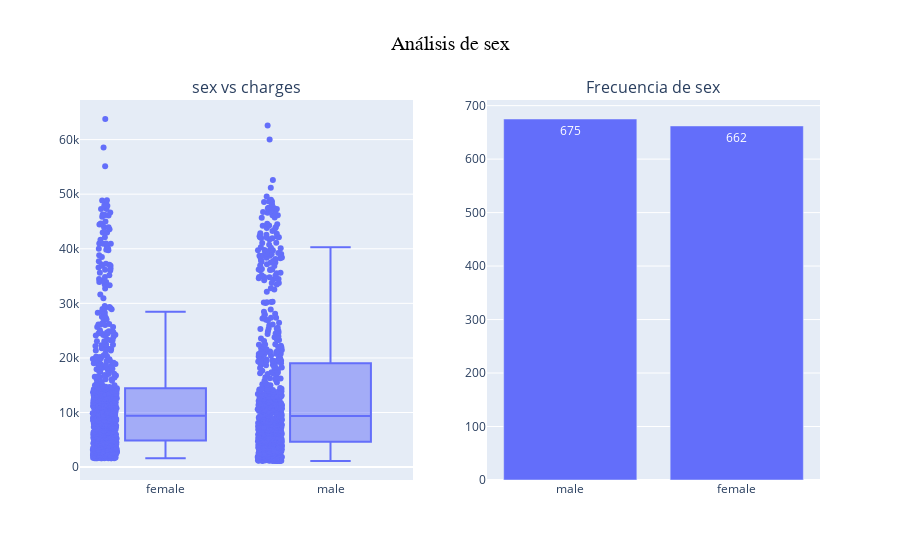
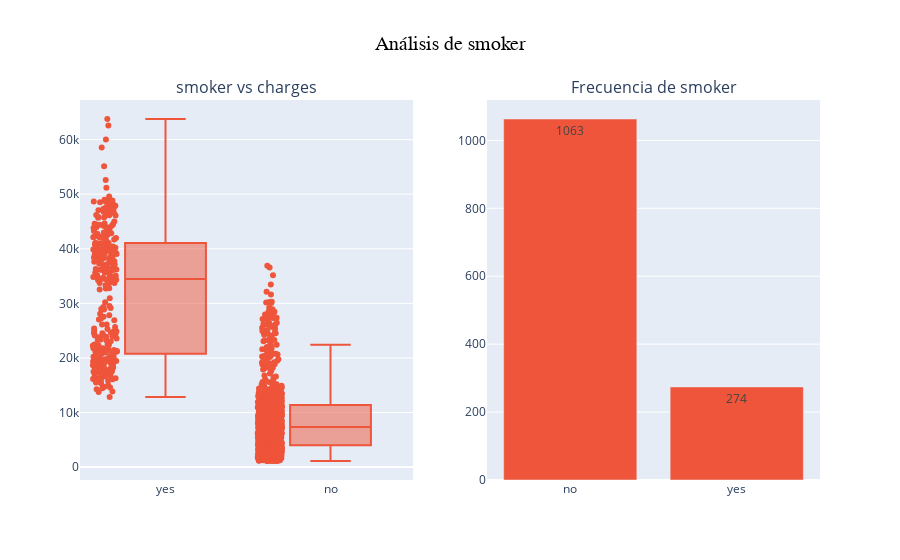
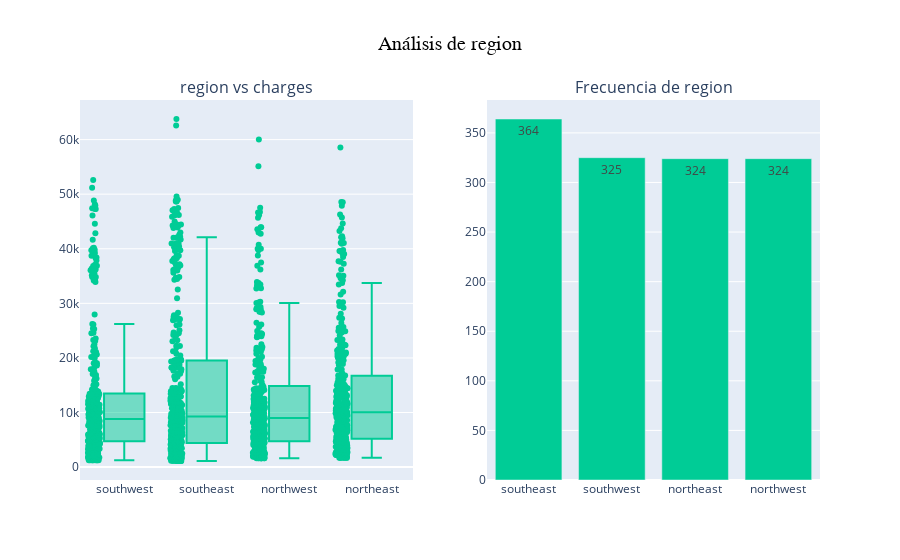

Notebook code for these charts, in order:
### Markdown cell above
Ahora se procede a analizar el comportamiento de las variables categóricas respecto al target `charges`:

### Code cell
for i, col in enumerate(categorical_cols):
    color = colors[i % len(colors)]

    counts = df_regresion[col].value_counts().reset_index()
    counts.columns = [col, "count"]

    fig = make_subplots(rows=1, cols=2, subplot_titles=(f"{col} vs charges", f"Frecuencia de {col}"))

    fig_box = px.box(df_regresion, x=col, y="charges", points="all", color_discrete_sequence=[color])
    for trace in fig_box.data: fig.add_trace(trace, row=1, col=1)

    fig_count = px.bar(counts, x=col, y="count", text="count", color_discrete_sequence=[color])
    for trace in fig_count.data:
        fig.add_trace(trace, row=1, col=2)

    fig.update_layout(title_text=f"Análisis de {col}", title_font=dict(size=20, family="Arial", color="black"), title_x=0.5, showlegend=False)

    fig.show()

### Figure 1 — Plotly figure (JSON) as saved in the notebook; plotly's stock layout.template omitted (floating-point values rounded to 4 significant figures; data arrays with more than 128 entries replaced by an {"elided": "..."} marker saying what was removed)
{"data": [{"alignmentgroup": "True", "boxpoints": "all", "hovertemplate": "sex=%{x}<br>charges=%{y}<extra></extra>", "legendgroup": "", "marker": {"color": "#636EFA"}, "name": "", "notched": false, "offsetgroup": "", "orientation": "v", "showlegend": false, "type": "box", "x": {"elided": "1337 str values"}, "x0": " ", "xaxis": "x", "y": {"elided": "1337 float values"}, "y0": " ", "yaxis": "y"}, {"alignmentgroup": "True", "hovertemplate": "sex=%{x}<br>count=%{text}<extra></extra>", "legendgroup": "", "marker": {"color": "#636EFA", "pattern": {"shape": ""}}, "name": "", "offsetgroup": "", "orientation": "v", "showlegend": false, "text": [675, 662], "textposition": "auto", "type": "bar", "x": ["male", "female"], "xaxis": "x2", "y": [675, 662], "yaxis": "y2"}], "layout": {"annotations": [{"font": {"size": 16}, "showarrow": false, "text": "sex vs charges", "x": 0.225, "xanchor": "center", "xref": "paper", "y": 1, "yanchor": "bottom", "yref": "paper"}, {"font": {"size": 16}, "showarrow": false, "text": "Frecuencia de sex", "x": 0.775, "xanchor": "center", "xref": "paper", "y": 1, "yanchor": "bottom", "yref": "paper"}], "showlegend": false, "title": {"font": {"color": "black", "family": "Arial", "size": 20}, "text": "Análisis de sex", "x": 0.5}, "xaxis": {"anchor": "y", "domain": [0, 0.45]}, "xaxis2": {"anchor": "y2", "domain": [0.55, 1]}, "yaxis": {"anchor": "x", "domain": [0, 1]}, "yaxis2": {"anchor": "x2", "domain": [0, 1]}}}

### Figure 2 — Plotly figure (JSON) as saved in the notebook; plotly's stock layout.template omitted (floating-point values rounded to 4 significant figures; data arrays with more than 128 entries replaced by an {"elided": "..."} marker saying what was removed)
{"data": [{"alignmentgroup": "True", "boxpoints": "all", "hovertemplate": "smoker=%{x}<br>charges=%{y}<extra></extra>", "legendgroup": "", "marker": {"color": "#EF553B"}, "name": "", "notched": false, "offsetgroup": "", "orientation": "v", "showlegend": false, "type": "box", "x": {"elided": "1337 str values"}, "x0": " ", "xaxis": "x", "y": {"elided": "1337 float values"}, "y0": " ", "yaxis": "y"}, {"alignmentgroup": "True", "hovertemplate": "smoker=%{x}<br>count=%{text}<extra></extra>", "legendgroup": "", "marker": {"color": "#EF553B", "pattern": {"shape": ""}}, "name": "", "offsetgroup": "", "orientation": "v", "showlegend": false, "text": [1063, 274], "textposition": "auto", "type": "bar", "x": ["no", "yes"], "xaxis": "x2", "y": [1063, 274], "yaxis": "y2"}], "layout": {"annotations": [{"font": {"size": 16}, "showarrow": false, "text": "smoker vs charges", "x": 0.225, "xanchor": "center", "xref": "paper", "y": 1, "yanchor": "bottom", "yref": "paper"}, {"font": {"size": 16}, "showarrow": false, "text": "Frecuencia de smoker", "x": 0.775, "xanchor": "center", "xref": "paper", "y": 1, "yanchor": "bottom", "yref": "paper"}], "showlegend": false, "title": {"font": {"color": "black", "family": "Arial", "size": 20}, "text": "Análisis de smoker", "x": 0.5}, "xaxis": {"anchor": "y", "domain": [0, 0.45]}, "xaxis2": {"anchor": "y2", "domain": [0.55, 1]}, "yaxis": {"anchor": "x", "domain": [0, 1]}, "yaxis2": {"anchor": "x2", "domain": [0, 1]}}}

### Figure 3 — Plotly figure (JSON) as saved in the notebook; plotly's stock layout.template omitted (floating-point values rounded to 4 significant figures; data arrays with more than 128 entries replaced by an {"elided": "..."} marker saying what was removed)
{"data": [{"alignmentgroup": "True", "boxpoints": "all", "hovertemplate": "region=%{x}<br>charges=%{y}<extra></extra>", "legendgroup": "", "marker": {"color": "#00CC96"}, "name": "", "notched": false, "offsetgroup": "", "orientation": "v", "showlegend": false, "type": "box", "x": {"elided": "1337 str values"}, "x0": " ", "xaxis": "x", "y": {"elided": "1337 float values"}, "y0": " ", "yaxis": "y"}, {"alignmentgroup": "True", "hovertemplate": "region=%{x}<br>count=%{text}<extra></extra>", "legendgroup": "", "marker": {"color": "#00CC96", "pattern": {"shape": ""}}, "name": "", "offsetgroup": "", "orientation": "v", "showlegend": false, "text": [364, 325, 324, 324], "textposition": "auto", "type": "bar", "x": ["southeast", "southwest", "northeast", "northwest"], "xaxis": "x2", "y": [364, 325, 324, 324], "yaxis": "y2"}], "layout": {"annotations": [{"font": {"size": 16}, "showarrow": false, "text": "region vs charges", "x": 0.225, "xanchor": "center", "xref": "paper", "y": 1, "yanchor": "bottom", "yref": "paper"}, {"font": {"size": 16}, "showarrow": false, "text": "Frecuencia de region", "x": 0.775, "xanchor": "center", "xref": "paper", "y": 1, "yanchor": "bottom", "yref": "paper"}], "showlegend": false, "title": {"font": {"color": "black", "family": "Arial", "size": 20}, "text": "Análisis de region", "x": 0.5}, "xaxis": {"anchor": "y", "domain": [0, 0.45]}, "xaxis2": {"anchor": "y2", "domain": [0.55, 1]}, "yaxis": {"anchor": "x", "domain": [0, 1]}, "yaxis2": {"anchor": "x2", "domain": [0, 1]}}}
